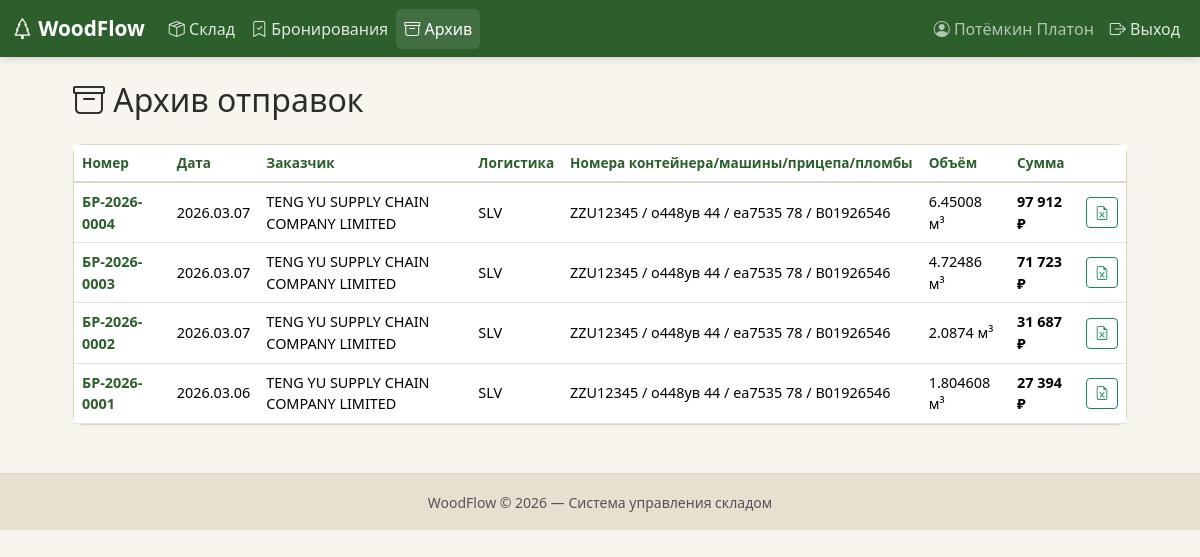
Page /archive (signed in) on the committed database.
### models.py (models this page shows, shortened)
class User(UserMixin, db.Model):
    __tablename__ = "users"
    id = db.Column(db.Integer, primary_key=True)
    username = db.Column(db.String(80), unique=True, nullable=False)
    password_hash = db.Column(db.String(256), nullable=False)
    full_name = db.Column(db.String(150), default="")
    is_admin = db.Column(db.Boolean, default=False)
    is_active_user = db.Column(db.Boolean, default=True)
    created_at = db.Column(db.DateTime, default=lambda: datetime.now(ZoneInfo("Europe/Moscow")))
    @property
    def is_active(self):
        return self.is_active_user

class Shipment(db.Model):
    __tablename__ = "shipments"
    id = db.Column(db.Integer, primary_key=True)
    booking_id = db.Column(db.Integer, db.ForeignKey("bookings.id"), nullable=False)
    logist_comp = db.Column(db.String(100), default="")
    cont_number = db.Column(db.String(50), default="")
    car_number = db.Column(db.String(50), default="")
    trailer_number = db.Column(db.String(50), default="")
    plomb_number = db.Column(db.String(50), default="")
    shipped_at = db.Column(db.DateTime, default=lambda: datetime.now(ZoneInfo("Europe/Moscow")))  # сразу МСК
    notes = db.Column(db.Text, default="")
    created_by = db.Column(db.Integer, db.ForeignKey("users.id"))

class Booking(db.Model):
    __tablename__ = "bookings"
    id = db.Column(db.Integer, primary_key=True)
    number = db.Column(db.String(50), unique=True, nullable=False)
    company_name = db.Column(db.String(100), nullable=False)
    adres = db.Column(db.String(250), default="")
    status = db.Column(db.String(20), default="активная")      # активная / отправлена / отменена
    notes = db.Column(db.Text, default="")
    created_at = db.Column(db.DateTime, default=lambda: datetime.now(ZoneInfo("Europe/Moscow")))
    created_by = db.Column(db.Integer, db.ForeignKey("users.id"))
    price_per_m3 = db.Column(db.Float, default=0)  # руб
    contract = db.Column(db.String(50), default="")
    packs = db.relationship("WoodPack", backref="booking", lazy=True)
    shipment = db.relationship("Shipment", backref="booking", uselist=False)
    total_volume_nominal_for_pok = db.Column(db.Float, default=0, nullable=True)
    total_volume_fact_for_pok = db.Column(db.Float, default=0, nullable=True)
    total_volume_nominal_for_tam = db.Column(db.Float, default=0, nullable=True)
    total_volume_fact_for_tam = db.Column(db.Float, default=0, nullable=True)
    total_weight_nominal_for_pok = db.Column(db.Float, default=0, nullable=True)
    total_weight_fact_for_pok = db.Column(db.Float, default=0, nullable=True)
    total_weight_nominal_for_tam = db.Column(db.Float, default=0, nullable=True)
    total_weight_fact_for_tam = db.Column(db.Float, default=0, nullable=True)
    total_price = db.Column(db.Float, default=0, nullable=True)
    pack_count = db.Column(db.Integer, default=0, nullable=True)

### app.py (the view)
@app.route("/archive")
@login_required
def archive():
    page = request.args.get("page", 1, type=int)
    shipments = (
        Shipment.query
        .order_by(Shipment.shipped_at.desc())
        .paginate(page=page, per_page=20, error_out=False)
    )
    return render_template("archive.html", shipments=shipments)

### app.py (called while the page is built)
@login_manager.user_loader
def load_user(user_id):
    return db.session.get(User, int(user_id))

### templates/archive.html (shortened to what this page needs)
{% extends "base.html" %}
{% block content %}
<div class="row justify-content-center">
<div class="col-lg-11">
    <h2 class="mb-4">
        <i class="bi bi-archive"></i> Архив отправок
    </h2>
    <div class="card wf-card">
        <div class="table-responsive">
        <table class="table table-hover mb-0 align-middle">
            <thead class="wf-thead">
                <tr>
                    <th>Номер</th>
                    <th>Дата</th>
                    <th>Заказчик</th>
                    <th>Логистика</th>
                    <th>Номера контейнера/машины/прицепа/пломбы</th>
                    <th>Объём</th>
                    <th>Сумма</th>
                    <th></th>
                </tr>
            </thead>
            <tbody>
            {% for s in shipments.items %}
            <tr class="cursor-pointer"
                onclick="location.href='{{ url_for('shipment_detail', shipment_id=s.id) }}'">
                <td class="fw-bold text-wf-green">
                    {{ s.booking.number }}
                </td>
                <td>
                    {{ s.shipped_at.strftime('%Y.%m.%d') }}
                </td>
                <td>
                    {{ s.booking.company_name or "—" }}
                </td>
                <td>
                    {{ s.logist_comp or "—" }}
                </td>
                <td>
                    {{ s.cont_number or "—" }}
                    / {{ s.car_number or "—" }}
                    / {{ s.trailer_number or "—" }}
                    / {{ s.plomb_number or "—" }}
                </td>
                <td>
                    {{ s.booking.total_volume_fact_for_tam }} м³
                </td>
                <td class="fw-semibold">
                    {{ "{:,.0f}".format(s.booking.total_price).replace(",", " ") }} ₽
                </td>
                <td>
                    <a href="{{ url_for('shipment_excel', shipment_id=s.id) }}"
                       class="btn btn-sm btn-outline-success"
                       onclick="event.stopPropagation()"
                       title="Excel">
                        <i class="bi bi-file-earmark-excel"></i>
                    </a>
                </td>
            </tr>
            {% else %}
            <tr>
                <td colspan="8" class="text-center text-muted py-4">
                    Архив пуст
                </td>
            </tr>
            {% endfor %}
            </tbody>
        </table>
        </div>
    </div>
</div>
</div>
{% endblock %}

### templates/base.html (shortened to what this page needs)
<!DOCTYPE html>
<html lang="ru">
<head>
    <link href="https://cdn.jsdelivr.net/npm/bootstrap@5.3.2/dist/css/bootstrap.min.css" rel="stylesheet">
    <link href="https://cdn.jsdelivr.net/npm/bootstrap-icons@1.11.1/font/bootstrap-icons.css" rel="stylesheet">
    <link href="{{ url_for('static', filename='css/style.css') }}" rel="stylesheet">
</head>
<body>
{% if current_user.is_authenticated %}
<nav class="navbar navbar-expand-lg navbar-dark wf-navbar">
    <div class="container-fluid">
        <a class="navbar-brand fw-bold" href="{{ url_for('dashboard') }}">
            <i class="bi bi-tree"></i> WoodFlow
        </a>
        <div class="collapse navbar-collapse" id="navMain">
            <ul class="navbar-nav me-auto">
                <li class="nav-item">
                    <a class="nav-link {% if 'stock' in request.endpoint|default('') %}active{% endif %}"
                       href="{{ url_for('stock') }}">
                        <i class="bi bi-box-seam"></i> Склад
                    </a>
                </li>
                <li class="nav-item">
                    <a class="nav-link {% if 'booking' in request.endpoint|default('') %}active{% endif %}"
                       href="{{ url_for('bookings') }}">
                        <i class="bi bi-bookmark-check"></i> Бронирования
                    </a>
                </li>
                <li class="nav-item">
                    <a class="nav-link {% if 'archive' in request.endpoint|default('') or 'shipment' in request.endpoint|default('') %}active{% endif %}"
                       href="{{ url_for('archive') }}">
                        <i class="bi bi-archive"></i> Архив
                    </a>
                </li>
            </ul>
            <ul class="navbar-nav">
                <li class="nav-item">
                    <span class="nav-link text-light opacity-75">
                        <i class="bi bi-person-circle"></i>
                        {{ current_user.full_name or current_user.username }}
                    </span>
                </li>
                <li class="nav-item">
                    <a class="nav-link" href="{{ url_for('logout') }}">
                        <i class="bi bi-box-arrow-right"></i> Выход
                    </a>
                </li>
            </ul>
        </div>
    </div>
</nav>
{% endif %}
<main class="container-fluid py-4 px-3 px-lg-4">
    {% block content %}{% endblock %}
</main>
<footer class="wf-footer text-center py-3 mt-4">
    <small class="text-muted">WoodFlow © {{ now().year if now is defined else "2026" }} — Система управления складом</small>
</footer>
</body>
</html>

### static/css/style.css (style rules this page uses)
:root { --wf-green: #2D5F2D; --wf-green-hover: #1E4D1E; --wf-green-light: #5B8C5A; --wf-beige: #F8F4EE; --wf-beige-dark: #E8DFD0; --wf-border: #DDD5C8; --wf-text: #2C2C2C; }
body { background-color: var(--wf-beige); color: var(--wf-text); font-family: 'Segoe UI', system-ui, -apple-system, sans-serif; }
.wf-navbar { background-color: var(--wf-green) !important; box-shadow: 0 2px 8px rgba(0,0,0,0.15); }
.wf-navbar .nav-link { color: rgba(255,255,255,0.85) !important; transition: color 0.2s; }
.wf-navbar .nav-link:hover, .wf-navbar .nav-link.active { color: #fff !important; background-color: rgba(255,255,255,0.1); border-radius: 6px; }
.wf-navbar .navbar-brand { color: #fff !important; font-size: 1.3rem; }
.wf-card { background: #fff; border: 1px solid var(--wf-border); border-radius: 10px; box-shadow: 0 1px 4px rgba(0,0,0,0.04); }
.wf-thead { background-color: var(--wf-beige); }
.wf-thead th { font-weight: 600; font-size: 0.85rem; color: var(--wf-green); border-bottom: 2px solid var(--wf-border) !important; white-space: nowrap; }
.table td { font-size: 0.9rem; vertical-align: middle; }
.text-wf-green { color: var(--wf-green) !important; }
.cursor-pointer { cursor: pointer; }
.wf-footer { background-color: var(--wf-beige-dark); border-top: 1px solid var(--wf-border); }

### rows in the picture
User: full_name "Потёмкин Платон"
Shipment: booking.number "БР-2026-0004", shipped_at "2026.03.07", booking "TENG YU SUPPLY CHAIN COMPANY LIMITED", logist_comp "SLV", cont_number "ZZU12345", car_number "о448ув 44", trailer_number "еа7535 78", plomb_number "В01926546", booking.total_volume_fact_for_tam "6.45008"
Booking: total_price "97 912"
Shipment: booking.number "БР-2026-0003", shipped_at "2026.03.07", booking "TENG YU SUPPLY CHAIN COMPANY LIMITED", logist_comp "SLV", cont_number "ZZU12345", car_number "о448ув 44", trailer_number "еа7535 78", plomb_number "В01926546", booking.total_volume_fact_for_tam "4.72486"
Booking: total_price "71 723"
Shipment: booking.number "БР-2026-0002", shipped_at "2026.03.07", booking "TENG YU SUPPLY CHAIN COMPANY LIMITED", logist_comp "SLV", cont_number "ZZU12345", car_number "о448ув 44", trailer_number "еа7535 78", plomb_number "В01926546", booking.total_volume_fact_for_tam "2.0874"
Booking: total_price "31 687"
Shipment: booking.number "БР-2026-0001", shipped_at "2026.03.06", booking "TENG YU SUPPLY CHAIN COMPANY LIMITED", logist_comp "SLV", cont_number "ZZU12345", car_number "о448ув 44", trailer_number "еа7535 78", plomb_number "В01926546", booking.total_volume_fact_for_tam "1.804608"
Booking: total_price "27 394"
